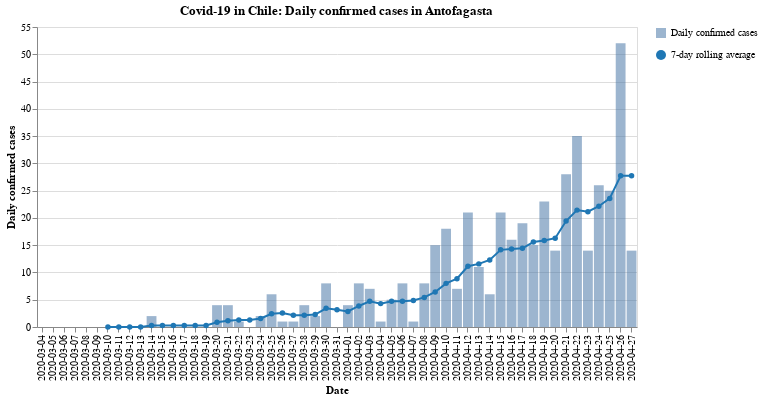

Notebook source saved alongside this figure:
### Code cell
#hide_input
bars, line = my_cases_plot(region)
(bars + line).properties(
    title=f'Covid-19 in Chile: Daily confirmed cases in {region}',
    width=600
)

### Figure 1 — Vega-Lite specification as saved in the notebook (floating-point values rounded to 4 significant figures)
{"config": {"view": {"continuousWidth": 400, "continuousHeight": 300}}, "layer": [{"mark": {"type": "bar", "opacity": 0.7}, "encoding": {"opacity": {"type": "nominal", "field": "Daily confirmed cases", "legend": {"title": ""}}, "tooltip": [{"type": "nominal", "field": "Date"}, {"type": "quantitative", "field": "Confirmed cases"}], "x": {"type": "nominal", "axis": {"title": "Date"}, "field": "Date"}, "y": {"type": "quantitative", "axis": {"title": "Daily confirmed cases"}, "field": "Confirmed cases"}}}, {"mark": {"type": "line", "color": "#1f77b4", "point": {"filled": true, "fill": "#1f77b4"}}, "encoding": {"shape": {"type": "nominal", "field": "7-day rolling average", "legend": {"title": ""}}, "x": {"type": "nominal", "axis": {"title": "Date"}, "field": "Date"}, "y": {"type": "quantitative", "field": "Rolling"}}}], "data": {"name": "data-c520396cd8fa2b9f71d810ccefd6490d"}, "title": "Covid-19 in Chile: Daily confirmed cases in Antofagasta", "width": 600, "$schema": "https://vega.github.io/schema/vega-lite/v4.8.1.json", "datasets": {"data-c520396cd8fa2b9f71d810ccefd6490d": [{"Date": "2020-03-04", "Confirmed cases": 0, "Rolling": null, "Daily confirmed cases": "Daily confirmed cases", "7-day rolling average": "7-day rolling average"}, {"Date": "2020-03-05", "Confirmed cases": 0, "Rolling": null, "Daily confirmed cases": "Daily confirmed cases", "7-day rolling average": "7-day rolling average"}, {"Date": "2020-03-06", "Confirmed cases": 0, "Rolling": null, "Daily confirmed cases": "Daily confirmed cases", "7-day rolling average": "7-day rolling average"}, {"Date": "2020-03-07", "Confirmed cases": 0, "Rolling": null, "Daily confirmed cases": "Daily confirmed cases", "7-day rolling average": "7-day rolling average"}, {"Date": "2020-03-08", "Confirmed cases": 0, "Rolling": null, "Daily confirmed cases": "Daily confirmed cases", "7-day rolling average": "7-day rolling average"}, {"Date": "2020-03-09", "Confirmed cases": 0, "Rolling": null, "Daily confirmed cases": "Daily confirmed cases", "7-day rolling average": "7-day rolling average"}, {"Date": "2020-03-10", "Confirmed cases": 0, "Rolling": 0.0, "Daily confirmed cases": "Daily confirmed cases", "7-day rolling average": "7-day rolling average"}, {"Date": "2020-03-11", "Confirmed cases": 0, "Rolling": 0.0, "Daily confirmed cases": "Daily confirmed cases", "7-day rolling average": "7-day rolling average"}, {"Date": "2020-03-12", "Confirmed cases": 0, "Rolling": 0.0, "Daily confirmed cases": "Daily confirmed cases", "7-day rolling average": "7-day rolling average"}, {"Date": "2020-03-13", "Confirmed cases": 0, "Rolling": 0.0, "Daily confirmed cases": "Daily confirmed cases", "7-day rolling average": "7-day rolling average"}, {"Date": "2020-03-14", "Confirmed cases": 2, "Rolling": 0.2857, "Daily confirmed cases": "Daily confirmed cases", "7-day rolling average": "7-day rolling average"}, {"Date": "2020-03-15", "Confirmed cases": 0, "Rolling": 0.2857, "Daily confirmed cases": "Daily confirmed cases", "7-day rolling average": "7-day rolling average"}, {"Date": "2020-03-16", "Confirmed cases": 0, "Rolling": 0.2857, "Daily confirmed cases": "Daily confirmed cases", "7-day rolling average": "7-day rolling average"}, {"Date": "2020-03-17", "Confirmed cases": 0, "Rolling": 0.2857, "Daily confirmed cases": "Daily confirmed cases", "7-day rolling average": "7-day rolling average"}, {"Date": "2020-03-18", "Confirmed cases": 0, "Rolling": 0.2857, "Daily confirmed cases": "Daily confirmed cases", "7-day rolling average": "7-day rolling average"}, {"Date": "2020-03-19", "Confirmed cases": 0, "Rolling": 0.2857, "Daily confirmed cases": "Daily confirmed cases", "7-day rolling average": "7-day rolling average"}, {"Date": "2020-03-20", "Confirmed cases": 4, "Rolling": 0.8571, "Daily confirmed cases": "Daily confirmed cases", "7-day rolling average": "7-day rolling average"}, {"Date": "2020-03-21", "Confirmed cases": 4, "Rolling": 1.143, "Daily confirmed cases": "Daily confirmed cases", "7-day rolling average": "7-day rolling average"}, {"Date": "2020-03-22", "Confirmed cases": 1, "Rolling": 1.286, "Daily confirmed cases": "Daily confirmed cases", "7-day rolling average": "7-day rolling average"}, {"Date": "2020-03-23", "Confirmed cases": 0, "Rolling": 1.286, "Daily confirmed cases": "Daily confirmed cases", "7-day rolling average": "7-day rolling average"}, {"Date": "2020-03-24", "Confirmed cases": 2, "Rolling": 1.571, "Daily confirmed cases": "Daily confirmed cases", "7-day rolling average": "7-day rolling average"}, {"Date": "2020-03-25", "Confirmed cases": 6, "Rolling": 2.429, "Daily confirmed cases": "Daily confirmed cases", "7-day rolling average": "7-day rolling average"}, {"Date": "2020-03-26", "Confirmed cases": 1, "Rolling": 2.571, "Daily confirmed cases": "Daily confirmed cases", "7-day rolling average": "7-day rolling average"}, {"Date": "2020-03-27", "Confirmed cases": 1, "Rolling": 2.143, "Daily confirmed cases": "Daily confirmed cases", "7-day rolling average": "7-day rolling average"}, {"Date": "2020-03-28", "Confirmed cases": 4, "Rolling": 2.143, "Daily confirmed cases": "Daily confirmed cases", "7-day rolling average": "7-day rolling average"}, {"Date": "2020-03-29", "Confirmed cases": 2, "Rolling": 2.286, "Daily confirmed cases": "Daily confirmed cases", "7-day rolling average": "7-day rolling average"}, {"Date": "2020-03-30", "Confirmed cases": 8, "Rolling": 3.429, "Daily confirmed cases": "Daily confirmed cases", "7-day rolling average": "7-day rolling average"}, {"Date": "2020-03-31", "Confirmed cases": 0, "Rolling": 3.143, "Daily confirmed cases": "Daily confirmed cases", "7-day rolling average": "7-day rolling average"}, {"Date": "2020-04-01", "Confirmed cases": 4, "Rolling": 2.857, "Daily confirmed cases": "Daily confirmed cases", "7-day rolling average": "7-day rolling average"}, {"Date": "2020-04-02", "Confirmed cases": 8, "Rolling": 3.857, "Daily confirmed cases": "Daily confirmed cases", "7-day rolling average": "7-day rolling average"}, {"Date": "2020-04-03", "Confirmed cases": 7, "Rolling": 4.714, "Daily confirmed cases": "Daily confirmed cases", "7-day rolling average": "7-day rolling average"}, {"Date": "2020-04-04", "Confirmed cases": 1, "Rolling": 4.286, "Daily confirmed cases": "Daily confirmed cases", "7-day rolling average": "7-day rolling average"}, {"Date": "2020-04-05", "Confirmed cases": 5, "Rolling": 4.714, "Daily confirmed cases": "Daily confirmed cases", "7-day rolling average": "7-day rolling average"}, {"Date": "2020-04-06", "Confirmed cases": 8, "Rolling": 4.714, "Daily confirmed cases": "Daily confirmed cases", "7-day rolling average": "7-day rolling average"}, {"Date": "2020-04-07", "Confirmed cases": 1, "Rolling": 4.857, "Daily confirmed cases": "Daily confirmed cases", "7-day rolling average": "7-day rolling average"}, {"Date": "2020-04-08", "Confirmed cases": 8, "Rolling": 5.429, "Daily confirmed cases": "Daily confirmed cases", "7-day rolling average": "7-day rolling average"}, {"Date": "2020-04-09", "Confirmed cases": 15, "Rolling": 6.429, "Daily confirmed cases": "Daily confirmed cases", "7-day rolling average": "7-day rolling average"}, {"Date": "2020-04-10", "Confirmed cases": 18, "Rolling": 8.0, "Daily confirmed cases": "Daily confirmed cases", "7-day rolling average": "7-day rolling average"}, {"Date": "2020-04-11", "Confirmed cases": 7, "Rolling": 8.857, "Daily confirmed cases": "Daily confirmed cases", "7-day rolling average": "7-day rolling average"}, {"Date": "2020-04-12", "Confirmed cases": 21, "Rolling": 11.14, "Daily confirmed cases": "Daily confirmed cases", "7-day rolling average": "7-day rolling average"}, {"Date": "2020-04-13", "Confirmed cases": 11, "Rolling": 11.57, "Daily confirmed cases": "Daily confirmed cases", "7-day rolling average": "7-day rolling average"}, {"Date": "2020-04-14", "Confirmed cases": 6, "Rolling": 12.29, "Daily confirmed cases": "Daily confirmed cases", "7-day rolling average": "7-day rolling average"}, {"Date": "2020-04-15", "Confirmed cases": 21, "Rolling": 14.14, "Daily confirmed cases": "Daily confirmed cases", "7-day rolling average": "7-day rolling average"}, {"Date": "2020-04-16", "Confirmed cases": 16, "Rolling": 14.29, "Daily confirmed cases": "Daily confirmed cases", "7-day rolling average": "7-day rolling average"}, {"Date": "2020-04-17", "Confirmed cases": 19, "Rolling": 14.43, "Daily confirmed cases": "Daily confirmed cases", "7-day rolling average": "7-day rolling average"}, {"Date": "2020-04-18", "Confirmed cases": 15, "Rolling": 15.57, "Daily confirmed cases": "Daily confirmed cases", "7-day rolling average": "7-day rolling average"}, {"Date": "2020-04-19", "Confirmed cases": 23, "Rolling": 15.86, "Daily confirmed cases": "Daily confirmed cases", "7-day rolling average": "7-day rolling average"}, {"Date": "2020-04-20", "Confirmed cases": 14, "Rolling": 16.29, "Daily confirmed cases": "Daily confirmed cases", "7-day rolling average": "7-day rolling average"}, {"Date": "2020-04-21", "Confirmed cases": 28, "Rolling": 19.43, "Daily confirmed cases": "Daily confirmed cases", "7-day rolling average": "7-day rolling average"}, {"Date": "2020-04-22", "Confirmed cases": 35, "Rolling": 21.43, "Daily confirmed cases": "Daily confirmed cases", "7-day rolling average": "7-day rolling average"}, {"Date": "2020-04-23", "Confirmed cases": 14, "Rolling": 21.14, "Daily confirmed cases": "Daily confirmed cases", "7-day rolling average": "7-day rolling average"}, {"Date": "2020-04-24", "Confirmed cases": 26, "Rolling": 22.14, "Daily confirmed cases": "Daily confirmed cases", "7-day rolling average": "7-day rolling average"}, {"Date": "2020-04-25", "Confirmed cases": 25, "Rolling": 23.57, "Daily confirmed cases": "Daily confirmed cases", "7-day rolling average": "7-day rolling average"}, {"Date": "2020-04-26", "Confirmed cases": 52, "Rolling": 27.71, "Daily confirmed cases": "Daily confirmed cases", "7-day rolling average": "7-day rolling average"}, {"Date": "2020-04-27", "Confirmed cases": 14, "Rolling": 27.71, "Daily confirmed cases": "Daily confirmed cases", "7-day rolling average": "7-day rolling average"}]}}
